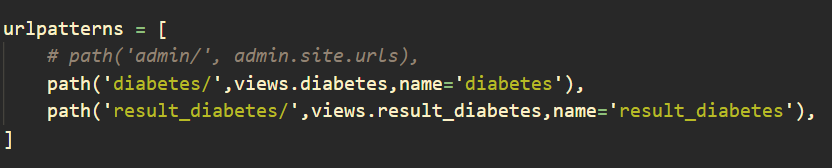
#> input picture Deployed Projects/Diabetes_Detection/image.png, 832 x 168 px, found by its file name
$ python Morphological_Transformation2.py
#> lines starting #> are read from the running program, lines starting #| are printed output that depends on the picture; after the words box and inside, x2 and y2 are one past the last pixel; in counts of white or black regions, pixels touching at a corner belong together
"""
@Disha Modi
"""
#Morphological Transformations
import cv2
from matplotlib import pyplot as plt
import numpy as np

img = cv2.imread('image.png',cv2.IMREAD_GRAYSCALE)
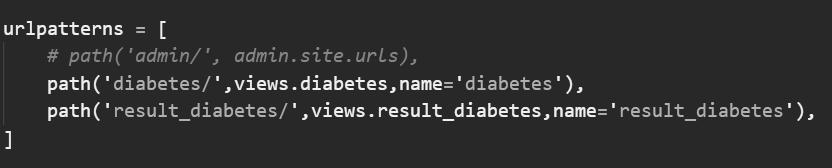
#> img: shape (168, 832); min 39, max 239, mean 48.7
_, mask = cv2.threshold(img,220,255,cv2.THRESH_BINARY_INV)
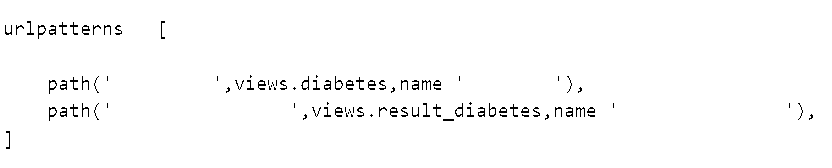
#> mask: shape (168, 832); 98.3% white; black in thin lines or dots, all inside (x1, y1, x2, y2) = (5, 21, 813, 149)
kernal = np.ones((5,5),np.uint8)

dilation = cv2.dilate(mask,kernal,iterations = 2) #iterations = 2 is the number of times you want to apply the dilation
#> dilation: shape (168, 832); every value is 255
erosion = cv2.erode(mask,kernal,iterations = 1) #iterations = 1 is the number of times you want to apply the erosion
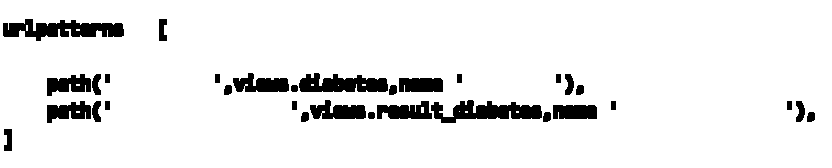
#> erosion: shape (168, 832); 92.4% white; 32 black regions, largest, box (x1, y1, x2, y2) and area: (3, 19, 124, 41) 1567, (431, 100, 542, 123) 1467, (299, 73, 388, 92) 1224
opening = cv2.morphologyEx(mask,cv2.MORPH_OPEN,kernal) #MORPH_OPEN is the opening operation
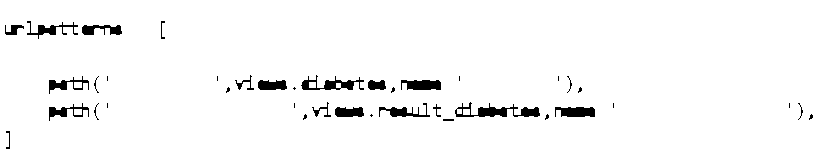
#> opening: shape (168, 832); 97% white; 39 black regions (16 under 20 px), largest, box (x1, y1, x2, y2) and area: (455, 102, 540, 117) 555, (301, 75, 364, 90) 389, (401, 80, 441, 90) 334
closing = cv2.morphologyEx(mask,cv2.MORPH_CLOSE,kernal) #MORPH_CLOSE is the closing operation
mg = cv2.morphologyEx(mask,cv2.MORPH_GRADIENT,kernal) #MORPH_GRADIENT is the morphological gradient operation
th = cv2.morphologyEx(mask,cv2.MORPH_TOPHAT,kernal) #MORPH_TOPHAT is the top hat operation
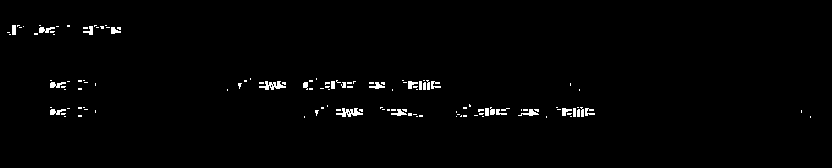
#> th: shape (168, 832); 1.3% white; 128 white regions (101 under 20 px), largest, box (x1, y1, x2, y2) and area: (259, 81, 286, 90) 125, (336, 108, 363, 117) 125, (518, 109, 539, 116) 62
bh = cv2.morphologyEx(mask,cv2.MORPH_BLACKHAT,kernal) #MORPH_BLACKHAT is the black hat operation
# wh = cv2.morphologyEx(mask,cv2.MORPH_WHITEHAT,kernal)

titles = ['image','mask','dilation','erosion','opening','closing','mg','th','bh']
images = [img,mask,dilation,erosion,opening,closing,mg,th,bh]

for i in range(9):
    plt.subplot(2,5,i+1),plt.imshow(images[i],'gray')
    plt.title(titles[i])
    plt.xticks([]),plt.yticks([])

plt.show()

cv2.waitKey(0)
cv2.destroyAllWindows()
